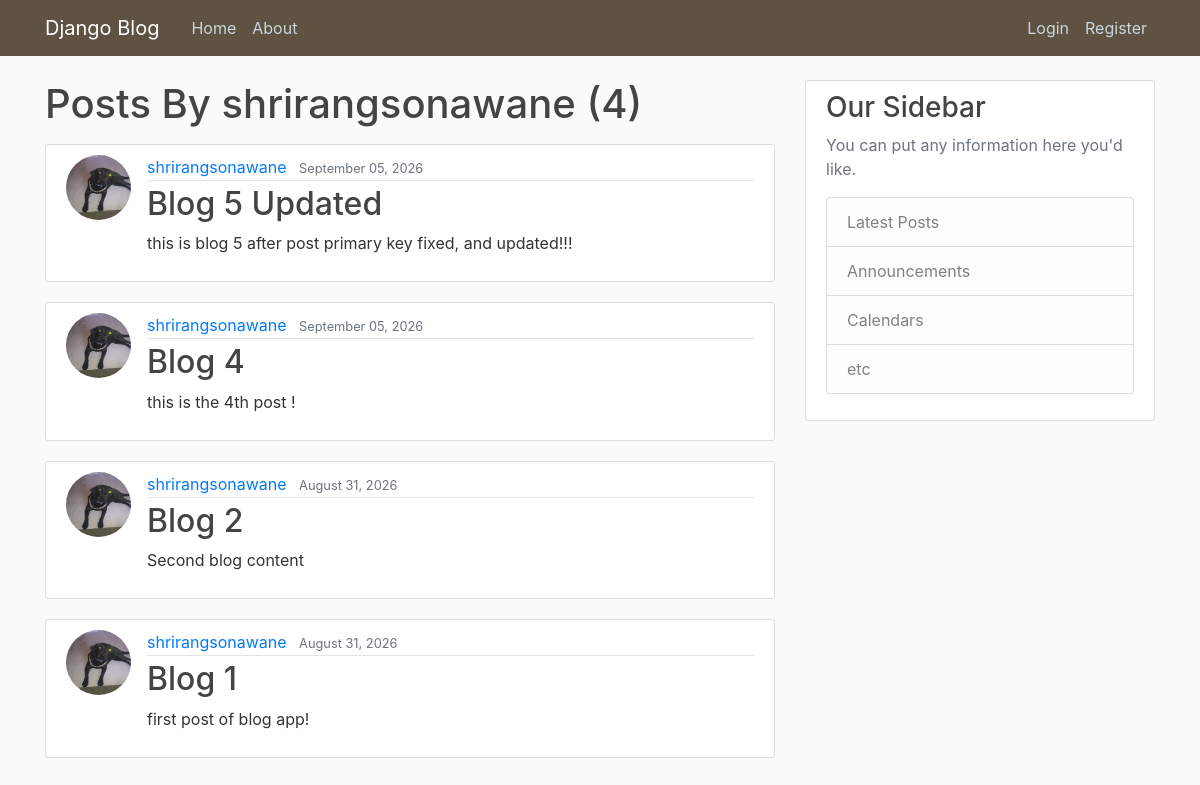
The page /Blog_App/user/shrirangsonawane on the database as committed earlier.
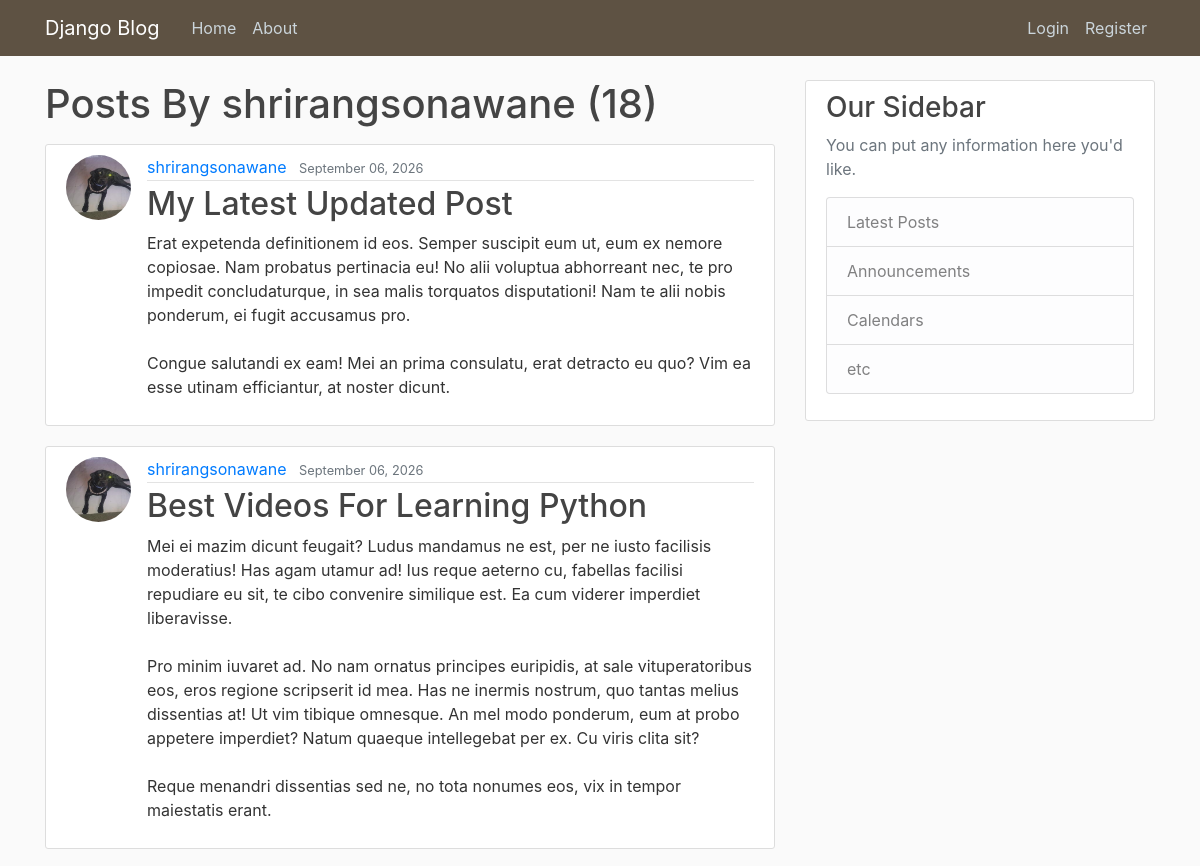
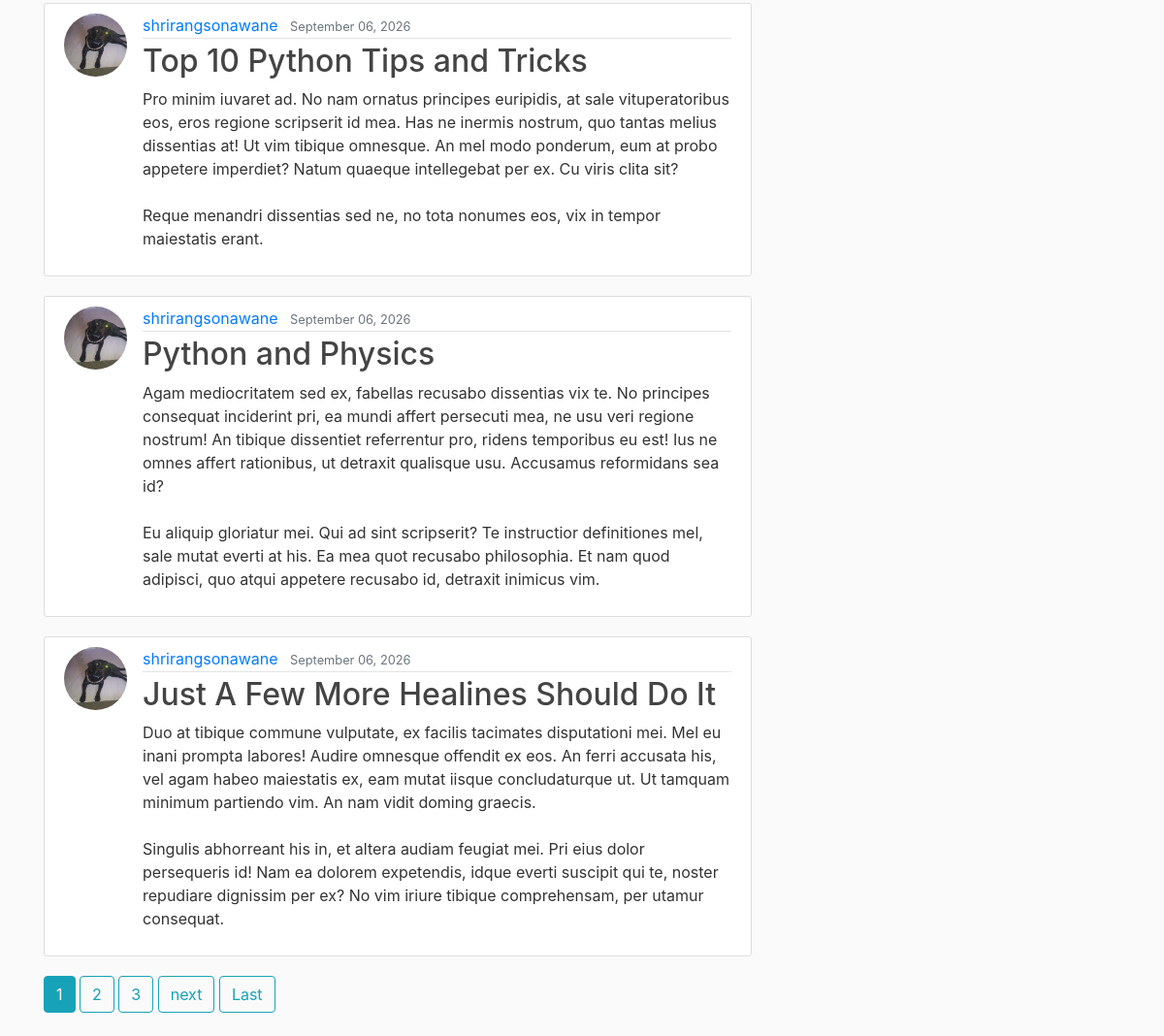
The same page on the database as committed later (2 pictures, top to bottom).
### Blog_App/models.py (models this page shows, shortened)
class post(models.Model):
    title = models.CharField(max_length=255)
    content = models.TextField()
    date_posted = models.DateTimeField(default=timezone.now)
    author = models.ForeignKey(User, on_delete=models.CASCADE)

### users/models.py (models this page shows, shortened)
class profile(models.Model):
    user = models.OneToOneField(User,on_delete=models.CASCADE)
    image = models.ImageField(default='default.jpg', upload_to='profile_pics')

### Blog_App/views.py (the view)
# urls.py: path('user/<str:username>', UserPostListView.as_view(), name='user-posts'),
class UserPostListView(ListView):
    model = post
    template_name = 'Blog_App/user_posts.html' ## <app>/<model>_<viewtype>.html
    context_object_name = "posts"
    paginate_by = 5
    def get_queryset(self):
        user = get_object_or_404(User, username= self.kwargs.get('username'))
        return post.objects.filter(author=user).order_by('-date_posted')

### Blog_App/templates/Blog_App/user_posts.html (shortened to what this page needs)
{% extends "Blog_App/base.html" %}
{% block content %}
    <h1 class="mb-3">Posts By {{ view.kwargs.username }} ({{ page_obj.paginator.count }})</h1>
    {% for post in posts %}
    <article class="media content-section">
        <img class="rounded-circle article-img" src="{{ post.author.profile.image.url }}">
        <div class="media-body">
            <div class="article-metadata">
                <a class="mr-2" href="{% url 'user-posts' post.author.username %}">{{ post.author }}</a>
                <small class="text-muted">{{ post.date_posted|date:"F d, Y" }}</small>
            </div>
            <h2><a class="article-title" href="{% url 'post-detail' post.id %}">{{ post.title }}</a></h2>
            <p class="article-content">{{ post.content }}</p>
        </div>
    </article>
    {% endfor %}
    {% if is_paginated %}
        {% for num in page_obj.paginator.page_range %}
            {% if page_obj.number == num %}
                <a class="btn btn-info mb-4" href="{{ num }}">{{ num }}</a>
            {% elif num > page_obj.number|add:'-3' and num < page_obj.number|add:'3' %}
                <a class="btn btn-outline-info mb-4" href="{{ num }}">{{ num }}</a>
            {% endif %}
        {% endfor %}
        {% if page_obj.has_next %}
            <a class="btn btn-outline-info mb-4" href="?page={{ page_obj.next_page_number }}">next</a>
            <a class="btn btn-outline-info mb-4" href="?page={{ page_obj.paginator.num_pages}}">Last</a>
        {% endif %}
    {% endif %}
{% endblock content %}

Rows that differ between the two databases and show on the page:
removed post: author.profile.image (picture), author "shrirangsonawane", date_posted "September 05, 2026", title "Blog 5 Updated", content "this is blog 5 after post primary key fixed, and updated!!!"
no longer on this page (row unchanged): post: author.profile.image (picture), author "shrirangsonawane", date_posted "September 05, 2026", title "Blog 4", content "this is the 4th post !"
no longer on this page (row unchanged): post: author.profile.image (picture), author "shrirangsonawane", date_posted "August 31, 2026", title "Blog 2", content "Second blog content"
no longer on this page (row unchanged): post: author.profile.image (picture), author "shrirangsonawane", date_posted "August 31, 2026", title "Blog 1", content "first post of blog app!"
added post: author.profile.image (picture), author "shrirangsonawane", date_posted "September 06, 2026", title "My Latest Updated Post", content "Erat expetenda definitionem id eos. Semper suscipit eum ut, eum ex nemore copiosae. Nam probatus pertinacia eu! No alii voluptua abhorreant nec, te pro impedit concludaturque, in sea malis torquatos disputationi! Nam te alii nobis ponderum, ei fugit accusamus pro. Congue salutandi ex eam! Mei an prima consulatu, erat detracto eu quo? Vim ea esse utinam efficiantur, at noster dicunt."
added post: author.profile.image (picture), author "shrirangsonawane", date_posted "September 06, 2026", title "Best Videos For Learning Python", content "Mei ei mazim dicunt feugait? Ludus mandamus ne est, per ne iusto facilisis moderatius! Has agam utamur ad! Ius reque aeterno cu, fabellas facilisi repudiare eu sit, te cibo convenire similique est. Ea cum viderer imperdiet liberavisse. Pro minim iuvaret ad. No nam ornatus principes euripidis, at sale vituperatoribus eos, eros regione scripserit id mea. Has ne inermis nostrum, quo tantas melius dissentias at! Ut vim tibique omnesque. An mel modo ponderum, eum at probo appetere imperdiet? Natum quaeque intellegebat per ex. Cu viris clita sit? Reque menandri dissentias sed ne, no tota nonumes eos, vix in tempor maiestatis erant."
added post: author.profile.image (picture), author "shrirangsonawane", date_posted "September 06, 2026", title "Top 10 Python Tips and Tricks", content "Pro minim iuvaret ad. No nam ornatus principes euripidis, at sale vituperatoribus eos, eros regione scripserit id mea. Has ne inermis nostrum, quo tantas melius dissentias at! Ut vim tibique omnesque. An mel modo ponderum, eum at probo appetere imperdiet? Natum quaeque intellegebat per ex. Cu viris clita sit? Reque menandri dissentias sed ne, no tota nonumes eos, vix in tempor maiestatis erant."
added post: author.profile.image (picture), author "shrirangsonawane", date_posted "September 06, 2026", title "Python and Physics", content "Agam mediocritatem sed ex, fabellas recusabo dissentias vix te. No principes consequat inciderint pri, ea mundi affert persecuti mea, ne usu veri regione nostrum! An tibique dissentiet referrentur pro, ridens temporibus eu est! Ius ne omnes affert rationibus, ut detraxit qualisque usu. Accusamus reformidans sea id? Eu aliquip gloriatur mei. Qui ad sint scripserit? Te instructior definitiones mel, sale mutat everti at his. Ea mea quot recusabo philosophia. Et nam quod adipisci, quo atqui appetere recusabo id, detraxit inimicus vim."
added post: author.profile.image (picture), author "shrirangsonawane", date_posted "September 06, 2026", title "Just A Few More Healines Should Do It", content "Duo at tibique commune vulputate, ex facilis tacimates disputationi mei. Mel eu inani prompta labores! Audire omnesque offendit ex eos. An ferri accusata his, vel agam habeo maiestatis ex, eam mutat iisque concludaturque ut. Ut tamquam minimum partiendo vim. An nam vidit doming graecis. Singulis abhorreant his in, et altera audiam feugiat mei. Pri eius dolor persequeris id! Nam ea dolorem expetendis, idque everti suscipit qui te, noster repudiare dignissim per ex? No vim iriure tibique comprehensam, per utamur consequat."
Other text that changed with them:
{{ page_obj.paginator.count }}: "4" → "18"
new list line: "1"
new list line: "2"
new list line: "3"
text now shown: "next Last"
